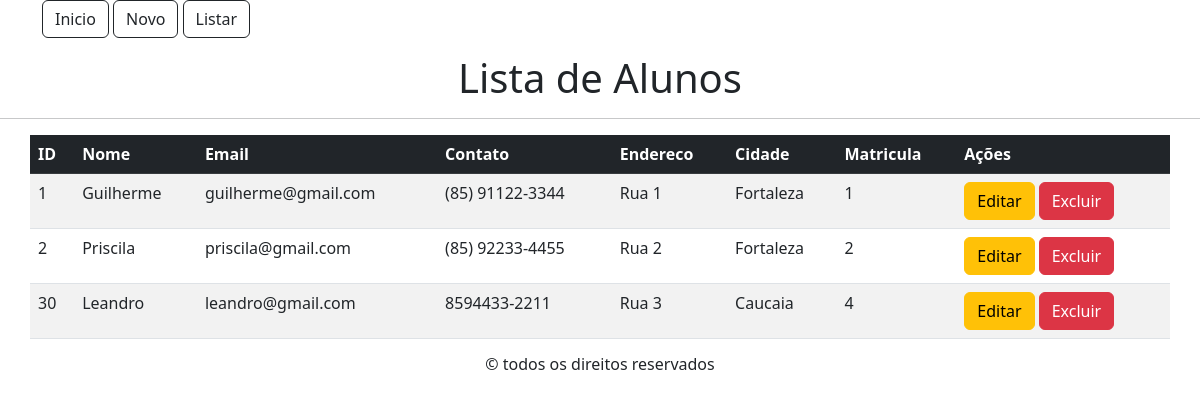
Screenshot of /listar with the database file from the repository.
### tables this page shows
CREATE TABLE `alunos` (
  `id` int NOT NULL AUTO_INCREMENT,
  `nome` varchar(100) NOT NULL,
  `email` varchar(100) NOT NULL,
  `contato` varchar(100) NOT NULL,
  `endereco` varchar(100) NOT NULL,
  `cidade` varchar(100) NOT NULL,
  `matricula` varchar(55) NOT NULL,
  PRIMARY KEY (`id`),
  UNIQUE KEY `id_UNIQUE` (`id`)
);

### src/connection/conexao.php (called while the page is built)
<?php
function abrirConexao(): PDO
{
    $Host = 'localhost';
    $UserName = 'root';
    $Password = '@2018#2227';
    $DataBase = 'db';
    $conexao = new PDO("mysql:host={$Host};dbname={$DataBase}", $UserName, $Password);
    return $conexao;
}

### src/repository/alunoReposotory.php (called while the page is built, shortened)
<?php
function buscarAlunos(): iterable
{
    $sql = 'SELECT * FROM alunos';
    $alunos = abrirConexao()->query($sql);
    return $alunos;
}

### src/controller/alunoController.php (called while the page is built, shortened)
<?php
function redenrizar(string $nomeDoArquivo, mixed $dados = null)
{
    include '../src/views/head.phtml';
    include "../src/views/{$nomeDoArquivo}.phtml";
    include '../src/views/foot.phtml';
}
function listar(): void
{
    $alunos = buscarAlunos();
    redenrizar("listar", $alunos);
}

### src/views/listar.phtml (the view, shortened to what this page needs)
<h1 class="text-center mt-3">Lista de Alunos</h1>
<hr>
<table class="container table table-striped table-hover">
    <thead class="table-dark">
        <tr>
            <th>ID</th>
            <th>Nome</th>
            <th>Email</th>
            <th>Contato</th>
            <th>Endereco</th>
            <th>Cidade</th>
            <th>Matricula</th>
            <th>Ações</th>
        </tr>
    </thead>
    <tbody>
        <?php
        foreach ($dados as $linha) {
            $id = $linha['id'];
            echo "<tr>
                        <td>{$linha['id']}</td>
                        <td>{$linha['nome']}</td>
                        <td>{$linha['email']}</td>
                        <td>{$linha['contato']}</td>
                        <td>{$linha['endereco']}</td>
                        <td>{$linha['cidade']}</td>
                        <td>{$linha['matricula']}</td>
                        <td>
                        <div>
                        <a href='/editar?id={$id}' class='btn btn-warning'>Editar</a>
                            <a  onclick='deletarId({$id})' data-bs-toggle='modal' data-bs-target='#exampleModal' class='btn btn-danger'>Excluir</a>
                        </div>
                        </td>
                     </tr>";
        };
        ?>
    </tbody>
</table>

### src/views/menu.phtml (shortened to what this page needs)
<link href="https://cdn.jsdelivr.net/npm/bootstrap@5.2.2/dist/css/bootstrap.min.css" rel="stylesheet">
<nav class="container">
    <a class="btn btn-outline-dark" href="/">Inicio</a>
    <a class="btn btn-outline-dark" href="/novo">Novo</a>
    <a class="btn btn-outline-dark" href="/listar">Listar</a>
</nav>

### public/index.php (shortened to what this page needs)
<?php
$rota = explode('?', $_SERVER['REQUEST_URI']);
$rota = $rota[0];
require_once '../src/controller/alunoController.php';
require_once '../src/connection/conexao.php';
require_once '../src/repository/alunoReposotory.php';
$paginas = [
    '/' => 'inicio',
    '/listar' => 'listar',
    '/novo' => 'novo',
    '/editar' => 'editar',
    '/excluir' => 'excluir',
];
include '../src/views/menu.phtml';
echo $paginas[$rota]();

### src/views/head.phtml (shortened to what this page needs)
<!DOCTYPE html>
<html lang="en">
<head>
    <link href="https://cdn.jsdelivr.net/npm/bootstrap@5.2.2/dist/css/bootstrap.min.css" rel="stylesheet">
</head>
<body>
</body>
</html>

### src/views/foot.phtml (shortened to what this page needs)
<h6 style="text-align: center;">&copy todos os direitos reservados</h6>
</body>

### rows the page displays
alunos: id "1", nome "Guilherme", email "guilherme@gmail.com", contato "(85) 91122-3344", endereco "Rua 1", cidade "Fortaleza", matricula "1"
alunos: id "2", nome "Priscila", email "priscila@gmail.com", contato "(85) 92233-4455", endereco "Rua 2", cidade "Fortaleza", matricula "2"
alunos: id "30", nome "Leandro", email "leandro@gmail.com", contato "8594433-2211", endereco "Rua 3", cidade "Caucaia", matricula "4"
